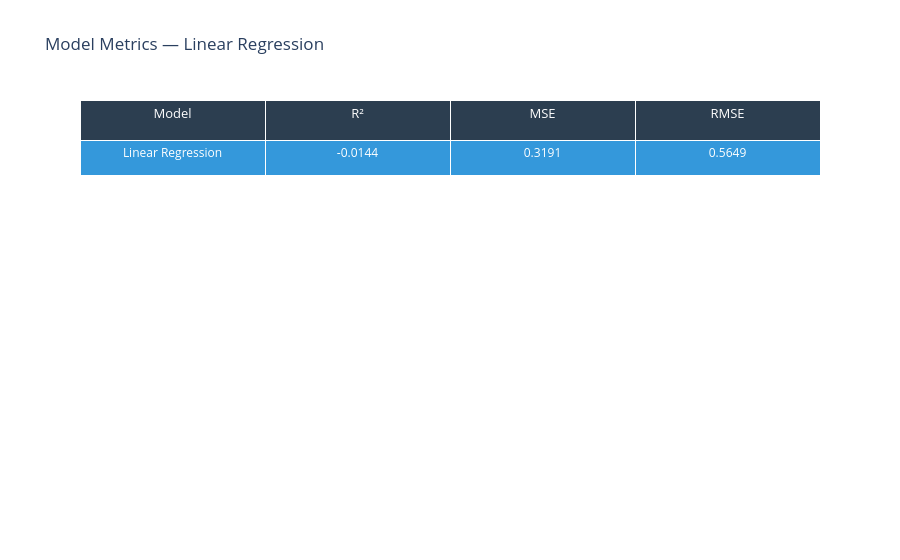

Here is the notebook cell this chart was saved with:
### Code cell
# Metrics as a table
metrics_df = pl.DataFrame([lr_metrics])

fig_table = go.Figure(data=[go.Table(
    header=dict(
        values=['Model', 'R²', 'MSE', 'RMSE'],
        fill_color='#2c3e50',
        font=dict(color='white', size=13),
        align='center',
        height=40
    ),
    cells=dict(
        values=[metrics_df[col] for col in metrics_df.columns],
        fill_color=[['#3498db', '#e67e22']],  # blue = LR, orange = RF
        font=dict(color='white', size=12),
        align='center',
        height=35
    )
)])

fig_table.update_layout(title='Model Metrics — Linear Regression ')
fig_table.show()
fig_table.write_html("../visualizations/Model Metrics — Linear Regression .html ")

### Figure 1 — Plotly figure (JSON) as saved in the notebook; plotly's stock layout.template omitted (floating-point values rounded to 4 significant figures)
{"data": [{"cells": {"align": "center", "fill": {"color": [["#3498db", "#e67e22"]]}, "font": {"color": "white", "size": 12}, "height": 35, "values": [["Linear Regression"], [-0.0144], [0.3191], [0.5649]]}, "header": {"align": "center", "fill": {"color": "#2c3e50"}, "font": {"color": "white", "size": 13}, "height": 40, "values": ["Model", "R²", "MSE", "RMSE"]}, "type": "table"}], "layout": {"title": {"text": "Model Metrics — Linear Regression "}}}
